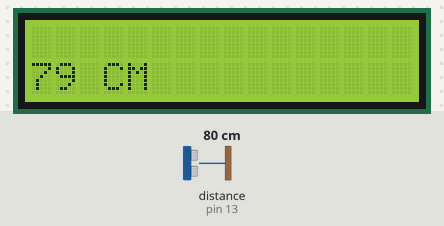
Bench run of a sketch on a simulated Arduino Uno, built with avr-gcc and run on an emulated ATmega328P. Shown: 16×2 character LCD. Wiring (inferred from the names in the program): ultrasonic range finder: trigger pin 10; echo pin 13. Inputs (shaded band) come from the test bench; at power-on: distance to the obstacle (sensor on pin 13) 80 cm. The echo pulse lasts 58.3 µs per cm.

Above: at 1.2 s.
1.3 s: distance to the obstacle (sensor on pin 13) set to 2 cm
At 2.8 s:
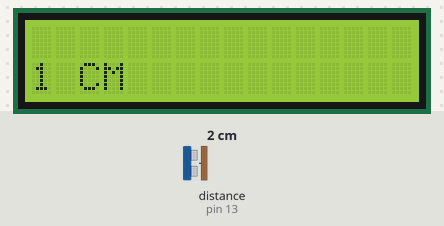
3.5 s: distance to the obstacle (sensor on pin 13) set to 4 cm
At 4.7 s:
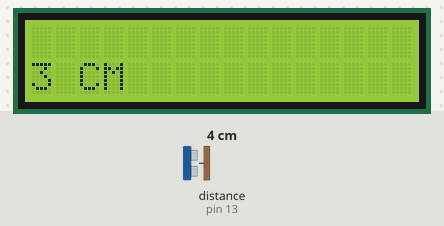
5.5 s: distance to the obstacle (sensor on pin 13) set to 9 cm
At 6.4 s:
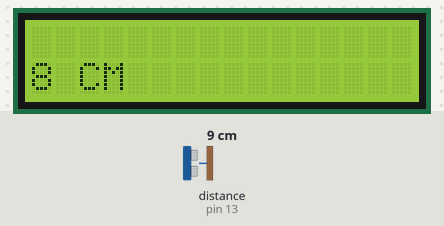
Timing chart, 0 to 8.5 s (numbered marks = the images above; inputs shaded):
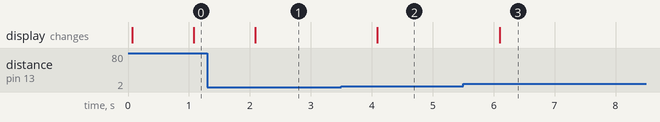

Measured:
- after the input at 1.3 s, the display: changes after 0.78 s (image 1)
- after the input at 3.5 s, the display: changes after 0.59 s (image 2)
- after the input at 5.5 s, the display: changes after 0.60 s (image 3)

The sketch:

4.ino
```cpp
#include <LiquidCrystal.h>
LiquidCrystal lcd(12, 11, 5, 4, 3, 2);
int trig=10;
int echo=13;
void setup() {
  pinMode(trig, OUTPUT);
  pinMode(echo, INPUT);

  lcd.begin(16, 2);
  lcd.clear();
}

void loop() {
  long duration;
  long distances;
  digitalWrite(trig,LOW);
  delayMicroseconds(2);
  digitalWrite(trig,HIGH);
  delayMicroseconds(10);
  digitalWrite(trig,LOW);

  duration=pulseIn(echo,HIGH);
  distances=(duration/2)*0.0343;

  lcd.clear();
  lcd.setCursor(0, 1);
  lcd.print(distances);
  lcd.print(" CM");
  delay(1000);
}
```
